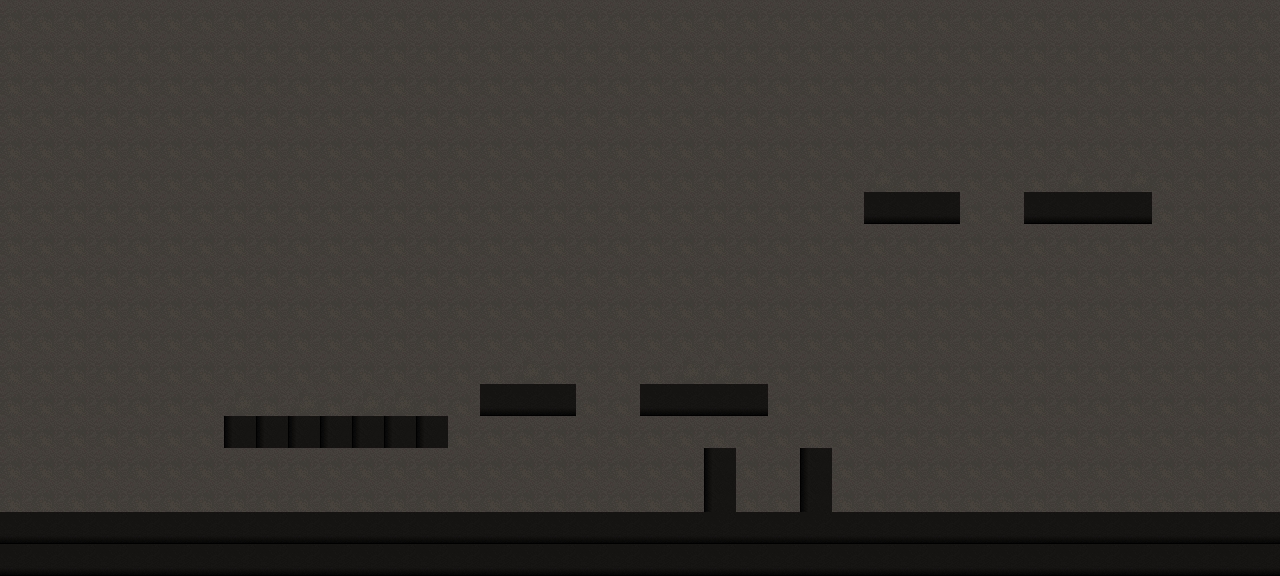

A level layout from a 2D game, rendered from its tile map. Below: a short description, then the map file with its tile-grid data intact:
An orthogonal 40x18 tile map with 32x32 px tiles, 3 tile layers (Background, Terrain, Decorations), 2 tilesets and 19 objects (8x Platform, 2x Spawn, 2x Ladder, 2x Key, PlayerSpawn, ...).

<map version="1.10" tiledversion="1.11.2" orientation="orthogonal" renderorder="right-down" width="40" height="18" tilewidth="32" tileheight="32" infinite="0" nextlayerid="8" nextobjectid="20">
 <tileset firstgid="1" source="basic_dirt_a.tsx" />
 <tileset firstgid="257" source="basic_dirt_b.tsx" />
 <layer id="1" name="Background" width="40" height="18">
  <data encoding="csv">
2,2,2,2,2,2,2,2,2,2,2,2,2,2,2,2,2,2,2,2,2,2,2,2,2,2,2,2,2,2,2,2,2,2,2,2,2,2,2,2,
2,2,2,2,2,2,2,2,2,2,2,2,2,2,2,2,2,2,2,2,2,2,2,2,2,2,2,2,2,2,2,2,2,2,2,2,2,2,2,2,
2,2,2,2,2,2,2,2,2,2,2,2,2,2,2,2,2,2,2,2,2,2,2,2,2,2,2,2,2,2,2,2,2,2,2,2,2,2,2,2,
2,2,2,2,2,2,2,2,2,2,2,2,2,2,2,2,2,2,2,2,2,2,2,2,2,2,2,2,2,2,2,2,2,2,2,2,2,2,2,2,
2,2,2,2,2,2,2,2,2,2,2,2,2,2,2,2,2,2,2,2,2,2,2,2,2,2,2,2,2,2,2,2,2,2,2,2,2,2,2,2,
2,2,2,2,2,2,2,2,2,2,2,2,2,2,2,2,2,2,2,2,2,2,2,2,2,2,2,2,2,2,2,2,2,2,2,2,2,2,2,2,
2,2,2,2,2,2,2,2,2,2,2,2,2,2,2,2,2,2,2,2,2,2,2,2,2,2,2,2,2,2,2,2,2,2,2,2,2,2,2,2,
2,2,2,2,2,2,2,2,2,2,2,2,2,2,2,2,2,2,2,2,2,2,2,2,2,2,2,2,2,2,2,2,2,2,2,2,2,2,2,2,
2,2,2,2,2,2,2,2,2,2,2,2,2,2,2,2,2,2,2,2,2,2,2,2,2,2,2,2,2,2,2,2,2,2,2,2,2,2,2,2,
2,2,2,2,2,2,2,2,2,2,2,2,2,2,2,2,2,2,2,2,2,2,2,2,2,2,2,2,2,2,2,2,2,2,2,2,2,2,2,2,
2,2,2,2,2,2,2,2,2,2,2,2,2,2,2,2,2,2,2,2,2,2,2,2,2,2,2,2,2,2,2,2,2,2,2,2,2,2,2,2,
2,2,2,2,2,2,2,2,2,2,2,2,2,2,2,2,2,2,2,2,2,2,2,2,2,2,2,2,2,2,2,2,2,2,2,2,2,2,2,2,
2,2,2,2,2,2,2,2,2,2,2,2,2,2,2,2,2,2,2,2,2,2,2,2,2,2,2,2,2,2,2,2,2,2,2,2,2,2,2,2,
2,2,2,2,2,2,2,2,2,2,2,2,2,2,2,2,2,2,2,2,2,2,2,2,2,2,2,2,2,2,2,2,2,2,2,2,2,2,2,2,
2,2,2,2,2,2,2,2,2,2,2,2,2,2,2,2,2,2,2,2,2,2,2,2,2,2,2,2,2,2,2,2,2,2,2,2,2,2,2,2,
2,2,2,2,2,2,2,2,2,2,2,2,2,2,2,2,2,2,2,2,2,2,2,2,2,2,2,2,2,2,2,2,2,2,2,2,2,2,2,2,
434,434,434,434,434,434,434,434,2,2,2,2,2,2,2,2,2,2,2,2,2,2,2,2,2,2,2,2,2,2,2,2,2,2,2,2,2,2,2,2,
434,434,434,434,434,434,434,434,2,2,2,2,2,2,2,2,2,2,2,2,2,2,2,2,2,2,2,2,2,2,2,2,2,2,2,2,2,2,2,2
</data>
 </layer>
 <layer id="2" name="Terrain" width="40" height="18">
  <data encoding="csv">
0,0,0,0,0,0,0,0,0,0,0,0,0,0,0,0,0,0,0,0,0,0,0,0,0,0,0,0,0,0,0,0,0,0,0,0,0,0,0,0,
0,0,0,0,0,0,0,0,0,0,0,0,0,0,0,0,0,0,0,0,0,0,0,0,0,0,0,0,0,0,0,0,0,0,0,0,0,0,0,0,
0,0,0,0,0,0,0,0,0,0,0,0,0,0,0,0,0,0,0,0,0,0,0,0,0,0,0,0,0,0,0,0,0,0,0,0,0,0,0,0,
0,0,0,0,0,0,0,0,0,0,0,0,0,0,0,0,0,0,0,0,0,0,0,0,0,0,0,0,0,0,0,0,0,0,0,0,0,0,0,0,
0,0,0,0,0,0,0,0,0,0,0,0,0,0,0,0,0,0,0,0,0,0,0,0,0,0,0,0,0,0,0,0,0,0,0,0,0,0,0,0,
0,0,0,0,0,0,0,0,0,0,0,0,0,0,0,0,0,0,0,0,0,0,0,0,0,0,0,0,0,0,0,0,0,0,0,0,0,0,0,0,
0,0,0,0,0,0,0,0,0,0,0,0,0,0,0,0,0,0,0,0,0,0,0,0,0,0,0,434,434,434,0,0,434,434,434,434,0,0,0,0,
0,0,0,0,0,0,0,0,0,0,0,0,0,0,0,0,0,0,0,0,0,0,0,0,0,0,0,0,0,0,0,0,0,0,0,0,0,0,0,0,
0,0,0,0,0,0,0,0,0,0,0,0,0,0,0,0,0,0,0,0,0,0,0,0,0,0,0,0,0,0,0,0,0,0,0,0,0,0,0,0,
0,0,0,0,0,0,0,0,0,0,0,0,0,0,0,0,0,0,0,0,0,0,0,0,0,0,0,0,0,0,0,0,0,0,0,0,0,0,0,0,
0,0,0,0,0,0,0,0,0,0,0,0,0,0,0,0,0,0,0,0,0,0,0,0,0,0,0,0,0,0,0,0,0,0,0,0,0,0,0,0,
0,0,0,0,0,0,0,0,0,0,0,0,0,0,0,0,0,0,0,0,0,0,0,0,0,0,0,0,0,0,0,0,0,0,0,0,0,0,0,0,
0,0,0,0,0,0,0,0,0,0,0,0,0,0,0,434,434,434,0,0,434,434,434,434,0,0,0,0,0,0,0,0,0,0,0,0,0,0,0,0,
0,0,0,0,0,0,0,353,353,353,353,353,353,353,0,0,0,0,0,0,0,0,0,0,0,0,0,0,0,0,0,0,0,0,0,0,0,0,0,0,
0,0,0,0,0,0,0,0,0,0,0,0,0,0,0,0,0,0,0,0,0,0,353,0,0,353,0,0,0,0,0,0,0,0,0,0,0,0,0,0,
0,0,0,0,0,0,0,0,0,0,0,0,0,0,0,0,0,0,0,0,0,0,353,0,0,353,0,0,0,0,0,0,0,0,0,0,0,0,0,0,
434,434,434,434,434,434,434,434,434,434,434,434,434,434,434,434,434,434,434,434,434,434,434,434,434,434,434,434,434,434,434,434,434,434,434,434,434,434,434,434,
434,434,434,434,434,434,434,434,434,434,434,434,434,434,434,434,434,434,434,434,434,434,434,434,434,434,434,434,434,434,434,434,434,434,434,434,434,434,434,434
</data>
 </layer>
 <layer id="3" name="Decorations" width="40" height="18">
  <data encoding="csv">
0,0,0,0,0,0,0,0,0,0,0,0,0,0,0,0,0,0,0,0,0,0,0,0,0,0,0,0,0,0,0,0,0,0,0,0,0,0,0,0,
0,0,0,0,0,0,0,0,0,0,0,0,0,0,0,0,0,0,0,0,0,0,0,0,0,0,0,0,0,0,0,0,0,0,0,0,0,0,0,0,
0,0,0,0,0,0,0,0,0,0,0,0,0,0,0,0,0,0,0,0,0,0,0,0,0,0,0,0,0,0,0,0,0,0,0,0,0,0,0,0,
0,0,0,0,0,0,0,0,0,0,0,0,0,0,0,0,0,0,0,0,0,0,0,0,0,0,0,0,0,0,0,0,0,0,0,0,0,0,0,0,
0,0,0,0,0,0,0,0,0,0,0,0,0,0,0,0,0,0,0,0,0,0,0,0,0,0,0,0,0,0,0,0,0,0,0,0,0,0,0,0,
0,0,0,0,0,0,0,0,0,0,0,0,0,0,0,0,0,0,0,0,0,0,0,0,0,0,0,1,0,0,0,0,0,1,0,1,0,0,0,0,
0,0,0,0,0,0,0,0,0,0,0,0,0,0,0,0,0,0,0,0,0,0,0,0,0,0,0,0,0,0,0,0,0,0,0,0,0,0,0,0,
0,0,0,0,0,0,0,0,0,0,0,0,0,0,0,0,0,0,0,0,0,0,0,0,0,0,0,0,0,0,0,0,0,0,0,0,0,0,0,0,
0,0,0,0,0,0,0,0,0,0,0,0,0,0,0,0,0,0,0,0,0,0,0,0,0,0,0,0,0,0,0,0,0,0,0,0,0,0,0,0,
0,0,0,0,0,0,0,0,0,0,0,0,0,0,0,0,0,0,0,0,0,0,0,0,0,0,0,0,0,0,0,0,0,0,0,0,0,0,0,0,
0,0,0,0,0,0,0,0,0,0,0,0,0,0,0,0,0,0,0,0,0,0,0,0,0,0,0,0,0,0,0,0,0,0,0,0,0,0,0,0,
0,0,0,0,0,0,0,0,0,0,0,0,0,0,0,0,1,0,0,0,0,1,1,0,0,0,0,0,0,0,0,0,0,0,0,0,0,0,0,0,
0,0,0,0,0,0,0,1,0,1,0,1,1,0,0,0,0,0,0,0,0,0,0,0,0,0,0,0,0,0,0,0,0,0,0,0,0,0,0,0,
0,0,0,0,0,0,0,0,0,0,0,0,0,0,0,0,0,0,0,0,0,0,0,0,0,0,0,0,0,0,0,0,0,0,0,0,0,0,0,0,
0,0,0,0,0,0,0,0,0,0,0,0,0,0,0,0,0,0,0,0,0,0,0,0,0,0,0,0,0,0,0,0,0,0,0,0,0,0,0,0,
0,0,0,0,0,0,0,0,0,0,0,0,0,0,0,0,0,0,0,0,0,0,0,0,0,0,0,0,0,0,0,0,0,0,0,0,0,0,0,0,
0,0,0,0,0,0,0,0,0,0,0,0,0,0,0,0,0,0,0,0,0,0,0,0,0,0,0,0,0,0,0,0,0,0,0,0,0,0,0,0,
0,0,0,0,0,0,0,0,0,0,0,0,0,0,0,0,0,0,0,0,0,0,0,0,0,0,0,0,0,0,0,0,0,0,0,0,0,0,0,0
</data>
 </layer>
 <objectgroup id="4" name="Collisions">
  <object id="1" name="Floor" type="Platform" x="0" y="512" width="1280" height="64" />
  <object id="2" name="LowPlatform" type="Platform" x="192" y="416" width="256" height="32" />
  <object id="3" name="ColumnLeft" type="Platform" x="704" y="448" width="32" height="64" />
  <object id="4" name="ColumnRight" type="Platform" x="800" y="448" width="32" height="64" />
  <object id="5" name="MidPlatformLeft" type="Platform" x="480" y="384" width="96" height="32" />
  <object id="6" name="MidPlatformRight" type="Platform" x="640" y="384" width="128" height="32" />
  <object id="7" name="TopPlatformLeft" type="Platform" x="864" y="192" width="96" height="32" />
  <object id="8" name="TopPlatformRight" type="Platform" x="1024" y="192" width="128" height="32" />
 </objectgroup>
 <objectgroup id="5" name="Spawns">
  <object id="9" name="PlayerSpawn" type="PlayerSpawn" x="96" y="456" width="32" height="32" />
  <object id="10" name="FromTower" type="Spawn" x="1088" y="456" width="32" height="32" />
  <object id="11" name="FromCaves" type="Spawn" x="160" y="456" width="32" height="32" />
 </objectgroup>
 <objectgroup id="6" name="Ladders">
  <object id="12" name="MiddleLadder" type="Ladder" x="584" y="384" width="48" height="128" />
  <object id="13" name="HighLadder" type="Ladder" x="968" y="192" width="48" height="320" />
 </objectgroup>
 <objectgroup id="7" name="Entities">
  <object id="14" name="IntroKeyLower" type="Key" x="320" y="380" width="32" height="32" />
  <object id="15" name="IntroKeyGap" type="Key" x="752" y="416" width="32" height="32" />
  <object id="16" name="IntroRedPart" type="Part" x="1072" y="160" width="32" height="32">
   <properties>
    <property name="color" value="red" />
   </properties>
  </object>
 <object id="17" name="IntroBat" type="Bat" x="704" y="332" width="48" height="28">
   <properties>
    <property name="patrolMinX" value="616" />
    <property name="patrolMaxX" value="864" />
    <property name="speed" value="92" />
   </properties>
  </object>
  <object id="19" name="GoldenMegaDoor" type="MegaDoor" x="32" y="448" width="64" height="64">
   <properties>
    <property name="targetLevel" value="__victory__" />
   </properties>
  </object>
  <object id="18" name="ExitDoor" type="Door" x="1152" y="448" width="64" height="64">
   <properties>
    <property name="targetLevel" value="room_tower" />
    <property name="targetSpawn" value="FromIntro" />
    <property name="requiresAllKeys" type="bool" value="true" />
   </properties>
  </object>
 </objectgroup>
</map>
